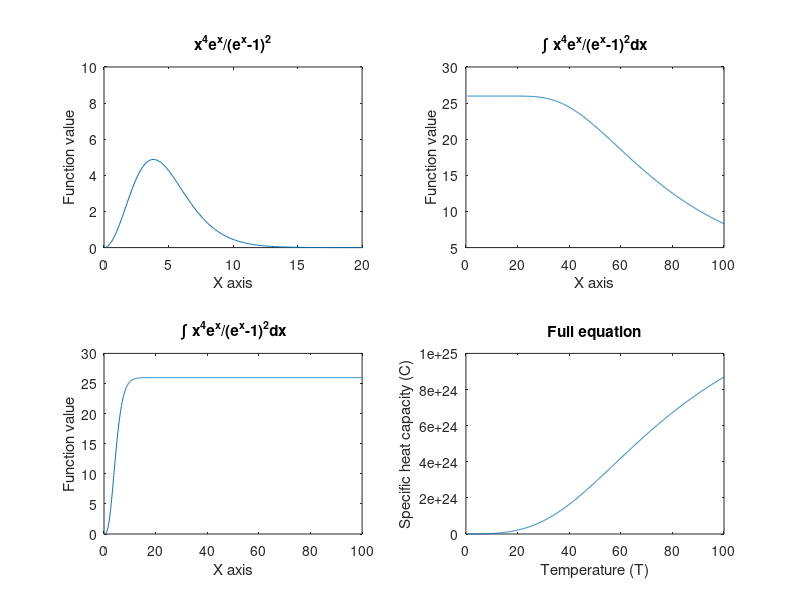

Write MATLAB code to recreate this figure.
close all;
clear all;
clc

gama = 20 * 1e-3;
N = 6 * 1e23;
thetad = 350;
R = 8.314;

T = 0:0.1:100;
f = @(x) ((x.^4) .* exp(x)) ./((exp(x)-1).^2);

C1 = linspace (0,0,length(T));
C2 = linspace (0,0,length(T));
C3 = linspace (0,0,length(T));

figure
title('Integral part of the equation \int {x^4e^x}/{(e^x-1)^2}dx')
%legend('',);

subplot(2,2,1)

C1 = f(T);
plot(T,C1);
xlim ([0 20]);
ylim ([0 10]);
title ('{x^4e^x}/{(e^x-1)^2}');
ylabel('Function value');
xlabel ('X axis');

for n=1:length(T)
    C2(n) = quad(f,0,thetad/T(n));
    C3(n) = quad(f,0,T(n));
    C4(n) = gama*T(n) + 9*N*R*((T(n)/thetad)^3)*quad(f,0,thetad/T(n));
    
end

subplot(2,2,2)
plot(T,C2);
title('\int {x^4e^x}/{(e^x-1)^2}dx')
ylabel('Function value');
xlabel ('X axis');

subplot(2,2,3)
plot(T,C3);
title('\int {x^4e^x}/{(e^x-1)^2}dx')
ylabel('Function value')
xlabel ('X axis');


subplot(2,2,4)
plot (T,C4);
title('Full equation');
ylabel('Specific heat capacity (C)');
xlabel ('Temperature (T)');

